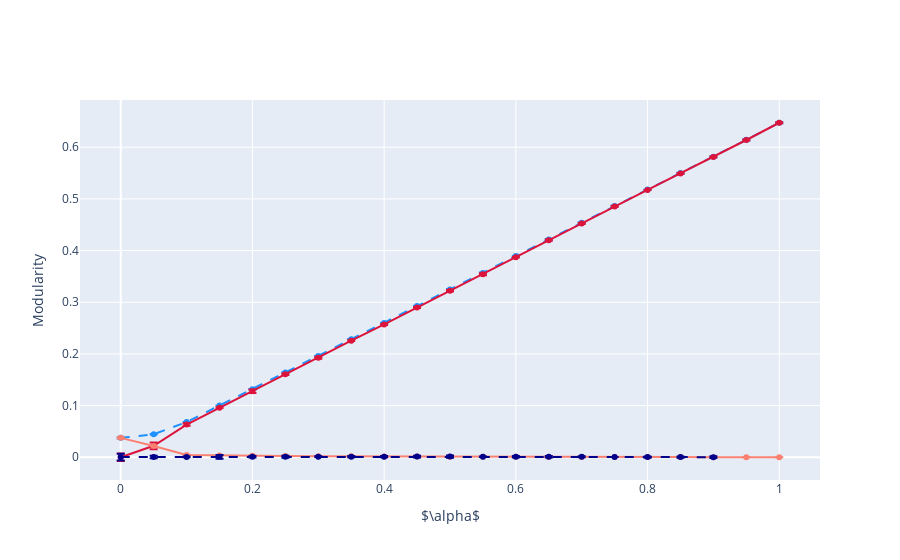

Notebook cell for this chart:
### Markdown cell above
### Results plot

### Code cell
import plotly 

import plotly.graph_objs as go

trace0 = go.Scatter(
    x = alphas,
    y = modified_mods_mean,
    mode = 'lines+markers',
    error_y=dict(type='data', array=modified_mods_std),
    name = 'Composite',
    line=dict(color='dodgerblue', width=2,dash='dash')
)
trace1 = go.Scatter(
    x = alphas,
    y = mods_alpha,
    mode = 'lines+markers',
    error_y=dict(type='data', array=mods_alpha_std),
    name = 'Structural',
    line=dict(color='crimson', width=2)
)
trace2 = go.Scatter(
    x = alphas,
    y = attr_mods_alpha,
    error_y=dict(type='data', array=attr_mods_alpha_std),
    mode = 'lines+markers',
    name = 'Attributive',
    line=dict(color='salmon', width=2)
)
trace3 = go.Scatter(
    x = alphas,
    y = differential_mean,
    error_y=dict(type='data', array=differential_std),
    mode = 'lines+markers',
    name = 'Differential',
    line=dict(color='darkblue', width=2, dash='dash')
)
data = [trace0, trace1, trace2, trace3]

layout = go.Layout(
    yaxis=dict(
        title='Modularity'
    ),
    xaxis=dict(
        title=r'$\alpha$'    
    )
)

fig = go.Figure(data=data, layout=layout)
fig.update_layout(showlegend=False)
fig.show()

### Figure 1 — Plotly figure (JSON) as saved in the notebook; plotly's stock layout.template omitted (floating-point values rounded to 4 significant figures)
{"data": [{"error_y": {"array": [0.001067, 0.0003966, 7.904e-05, 8.113e-05, 0.0005366, 0.0003347, 0.0005241, 6.259e-05, 0.0004334, 0.0004649, 0.0007031, 0.001042, 0.0001984, 0.000737, 0.0007778, 0.0006219, 6.643e-05, 0.0008113, 0.0009216, 0.001078, 0.001081], "type": "data"}, "line": {"color": "dodgerblue", "dash": "dash", "width": 2}, "mode": "lines+markers", "name": "Composite", "type": "scatter", "x": [0, 0.05, 0.1, 0.15, 0.2, 0.25, 0.3, 0.35, 0.4, 0.45, 0.5, 0.55, 0.6, 0.65, 0.7, 0.75, 0.8, 0.85, 0.9, 0.95, 1], "y": [0.03753, 0.04447, 0.06812, 0.1, 0.1315, 0.1641, 0.1957, 0.2286, 0.2598, 0.2926, 0.3248, 0.3564, 0.3893, 0.4217, 0.4538, 0.4865, 0.5184, 0.5501, 0.5814, 0.6143, 0.6474]}, {"error_y": {"array": [0.007104, 0.006474, 0.002389, 0.0006987, 0.003577, 0.00149, 0.001798, 0.0006785, 0.0009858, 0.001117, 0.0013, 0.001916, 0.0004057, 0.001221, 0.001105, 0.000792, 7.187e-05, 0.000954, 0.001013, 0.001132, 0.001081], "type": "data"}, "line": {"color": "crimson", "width": 2}, "mode": "lines+markers", "name": "Structural", "type": "scatter", "x": [0, 0.05, 0.1, 0.15, 0.2, 0.25, 0.3, 0.35, 0.4, 0.45, 0.5, 0.55, 0.6, 0.65, 0.7, 0.75, 0.8, 0.85, 0.9, 0.95, 1], "y": [0, 0.02215, 0.06327, 0.09595, 0.1277, 0.1606, 0.1926, 0.2257, 0.2571, 0.2899, 0.3223, 0.3543, 0.3873, 0.42, 0.4524, 0.4853, 0.5174, 0.5494, 0.581, 0.6141, 0.6474]}, {"error_y": {"array": [0.001067, 0.0007413, 0.0002976, 0.0001072, 0.0002297, 0.0001598, 0.0001814, 0.0003063, 0.000289, 0.0001985, 0.000245, 0.0002557, 0.0002762, 7.607e-05, 3.556e-05, 3.038e-05, 4.357e-05, 3.789e-05, 0.0001024, 9.477e-05, 0.0001302], "type": "data"}, "line": {"color": "salmon", "width": 2}, "mode": "lines+markers", "name": "Attributive", "type": "scatter", "x": [0, 0.05, 0.1, 0.15, 0.2, 0.25, 0.3, 0.35, 0.4, 0.45, 0.5, 0.55, 0.6, 0.65, 0.7, 0.75, 0.8, 0.85, 0.9, 0.95, 1], "y": [0.03753, 0.02193, 0.004385, 0.003448, 0.003057, 0.002612, 0.002077, 0.001783, 0.001526, 0.001524, 0.001187, 0.0009493, 0.0008768, 0.0006241, 0.000531, 0.0004542, 0.0003606, 0.0002667, 0.0001721, 8.668e-05, 0]}, {"error_y": {"array": [0.006528, 0.002409, 0.0007115, 0.003625, 0.001535, 0.001881, 0.000747, 0.001115, 0.001226, 0.001498, 0.002196, 0.0005294, 0.001428, 0.001352, 0.001007, 0.0001071, 0.001253, 0.001373, 0.001566], "type": "data"}, "line": {"color": "darkblue", "dash": "dash", "width": 2}, "mode": "lines+markers", "name": "Differential", "type": "scatter", "x": [0, 0.05, 0.1, 0.15, 0.2, 0.25, 0.3, 0.35, 0.4, 0.45, 0.5, 0.55, 0.6, 0.65, 0.7, 0.75, 0.8, 0.85, 0.9, 0.95, 1], "y": [0.0003889, 0.0004564, 0.0006001, 0.0007647, 0.0008594, 0.001013, 0.001134, 0.001184, 0.001194, 0.001236, 0.001217, 0.001159, 0.001015, 0.0009055, 0.0007733, 0.0005992, 0.0004104, 0.0002914, 0.0001547]}], "layout": {"showlegend": false, "xaxis": {"title": {"text": "$\\alpha$"}}, "yaxis": {"title": {"text": "Modularity"}}}}
